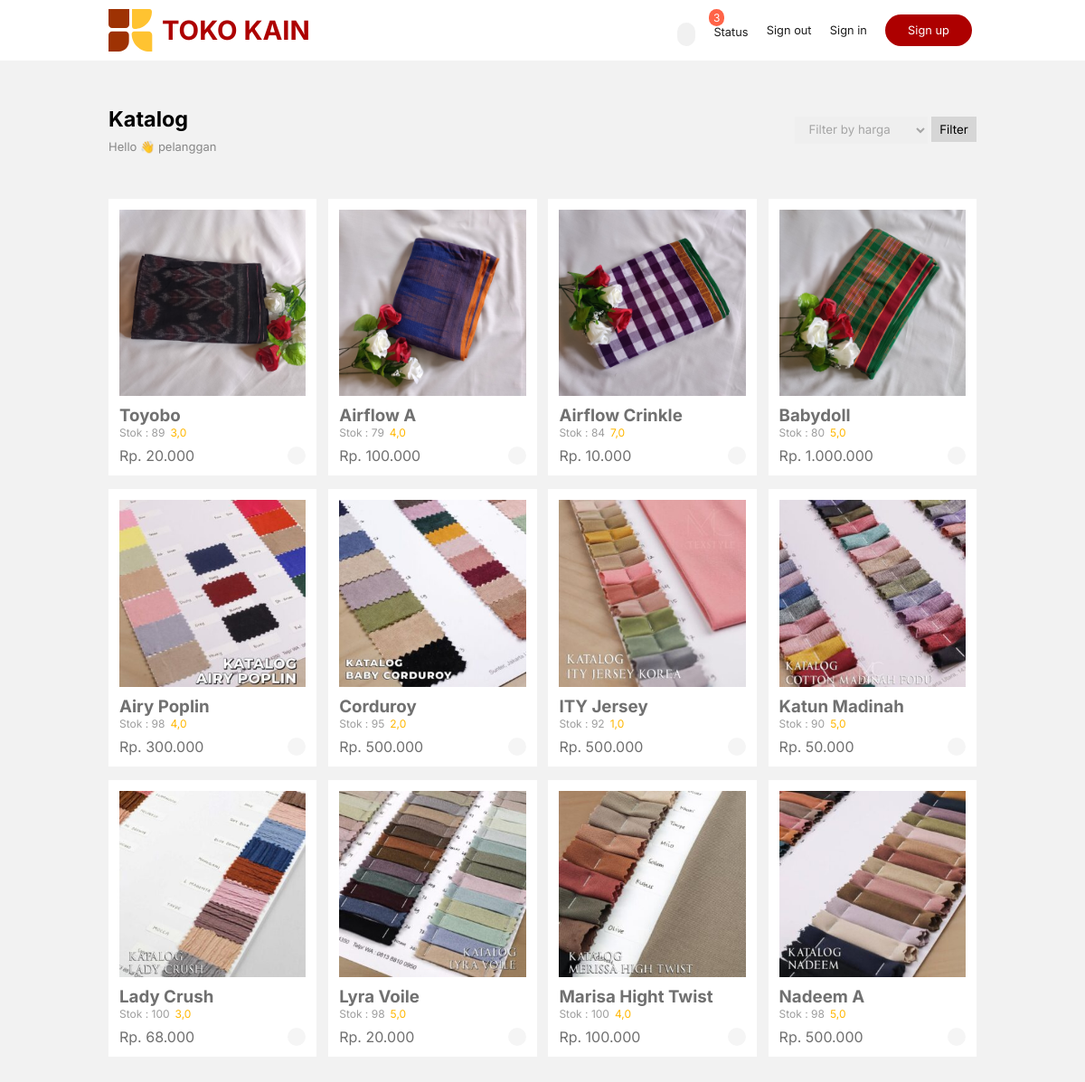
The app's page / (signed in) with its own data.
### greenstore_app/models.py (models this page shows, shortened)
class CustomUser(AbstractUser):
    nomor = models.CharField(max_length=20)
    alamat = models.CharField(max_length=255)

class Produk(models.Model):
    img_produk = models.ImageField(upload_to='produk')
    nama_produk = models.CharField(max_length=100)
    rettings = models.FloatField()
    harga = models.IntegerField()
    stok = models.IntegerField(default=0)

### greenstore_app/views.py (the view)
# urls.py: path('', ProdukListView.as_view(), name='index'),
class ProdukListView(ListView):
    model = Produk
    template_name = 'index.html'
    context_object_name = 'produk'
    def get_queryset(self):
        queryset = Produk.objects.all().order_by('-id')
        filter_type = self.request.GET.get('filter_type', '')
        if filter_type == 'termurah':
            queryset = queryset.order_by('harga')
        elif filter_type == 'termahal':
            queryset = queryset.order_by('-harga')
        return queryset

### templates/index.html (shortened to what this page needs)
{% load static %}
<!DOCTYPE html>
<html lang="en">
<head>
    <link rel="stylesheet" href="{%static 'css/main.css'%}">
</head>
<body>
    <nav>
        <div class="logo">
            <img src="{% static 'img/logo.svg' %}" alt="">
            <h3><a href="{% url 'index' %}" style="text-decoration: none; color: var(--dua)">TOKO KAIN</a></h3>
        </div>
        <div class="btncart">
            {% if request.user.is_authenticated %}
                <a href="{% url 'checkout' %}">
                    <p id="jlh">0</p>
                    <ion-icon name="cart" id="cartProduk"></ion-icon>
                </a>
                <a href="{% url 'status' %}">
                    <p id="statuspes">Status</p>
                </a>
                <a href="" class="signout" id="signout-btn">Sign out</a>
            {%else%}
                <a href="{% url 'checkout' %}">
                </a>
                <a href="{% url 'status' %}" id="statuspes" style="font-size: 20px; ">
                </a>
                <a href="" class="signout" id="signout-btn" style="pointer-events: none; cursor: none;">Sign out</a>
            {%endif%}
            <button class="signin" onclick="window.dialogsignin.showModal();" id="singin">Sign in</button>
            <button class="signup" onclick="window.dialogsignup.showModal();" id="signup">Sign up</button>
        </div>
    </nav>
    <div class="container">
        <div class="content1">
            <div class="title">
                <h3>Katalog</h3>
                <p>Hello 👋 {{user}}</p>
            </div>
            <form method="GET" action="{% url 'index' %}">
                <select name="filter_type" id="filter-type">
                    <option value="">Filter by harga</option>
                </select>
                <button type="submit">Filter</button>
            </form>
        </div>
        <div class="content2">
            {% for data in produk %}
                <div class="card">
                    <img src="{{data.img_produk.url}}" alt="">
                    <div class="ket">
                        <h3>{{data.nama_produk}}</h3>
                        <div id="reting">
                            <div class="stok">
                                <p>Stok : {{data.stok}}</p>
                            </div>
                            <a href="#" class="update-rettings-btn" data-produk-id="{{ data.id }}" style="text-decoration: none; color: rgb(255, 183, 0);">
                                {{ data.rettings }}
                            </a>
                        </div>
                        <p id="formatted-harga">Rp. {{data.harga}}</p>
                        <a href="#" class="beli-btn" data-produk-id="{{data.id}}">
                            <ion-icon name="bag-check" id="beli"></ion-icon>
                        </a>
                    </div>
                </div>
            {% endfor %}
        </div>
    </div>
</body>
</html>

### static/css/main.css (style rules this page uses)
:root { --satu: #FFC331; --dua: #ad0000; --vs-primary: 29 92 255; }
* { margin: 0; padding: 0; box-sizing: border-box; font-family: 'Inter', sans-serif; }
body { background-color: #F2F2F2; }
.btncart { width: 35%; display: flex; gap: 10px; justify-content: space-around; align-items: center; position: relative; }
#statuspes { display: inline-block; font-size: 0.8rem; color: #1e1e1e; background-color: transparent; border: none; }
.btncart button.signin { display: inline-block; font-size: 0.8rem; color: #1e1e1e; background-color: transparent; border: none; }
.btncart button.signup { display: inline-block; font-size: 0.8rem; color: #1e1e1e; background-color: transparent; border: none; padding: 10px 25px; border-radius: 50px; color: white; background-color: var(--dua); }
.btncart .signout { font-size: 0.8rem; color: #1e1e1e; }
.btncart #cartProduk { background-color: white; padding: 10px; width: 20px; height: 20px; border-radius: 50px; font-size:5px; cursor: pointer; background-color: rgb(241, 241, 241); }
.btncart #jlh { background-color: tomato; position: absolute; left: 40px; top: 0; color: white; padding: 2px 5px; text-align: center; border-radius: 50px; z-index: 99; font-size: 12px; }
nav a { text-decoration: none; color: rgb(87, 87, 87); }
nav { background-color: rgb(255, 255, 255); display: flex; justify-content: space-between; padding: 10px 120px; }
.logo { display: flex; align-items: center; gap: 10px; font-size: 25px; font-weight: 400; color: var(--dua); }
.logo h3 { color: var(--dua); }
.container { margin: 0 120px; }
.container .content1 { display: flex; justify-content: space-between; align-items: center; margin: 50px 0; }
.container .content1 .title { font-size: 20px; }
.container .content1 .title p { margin-top: 8px; font-size: 13px; color: rgb(135, 135, 135); }
.container .content1 select { height: 30px; border: none; color: rgb(165, 165, 165); padding: 4px 12px; }
.container .content1 form button { background-color: rgb(214, 214, 214); width: 50px; padding: 6px 8px; border: none; cursor: pointer; }
.container .content2 { display: flex; gap: 5px; justify-content: space-between; flex-wrap: wrap; margin-bottom: 50px; }
.container .content2 .card { background-color: rgb(255, 255, 255); color: #707070; width: 24%; padding: 12px; display: flex; margin-bottom: 10px; flex-direction: column; justify-content: center; }
.content2 .card img { width: 100%; height: 100%; background-size: cover; margin-bottom: 10px; }
.content2 .card .ket { position: relative; }
.content2 .card .ket #reting { margin-bottom: 8px; font-size: 12px; display: flex; gap: 6px; color: var(--satu); }
.content2 .card .ket #reting .stok { color: #9d9d9d; }
.content2 .card .ket .beli-btn { text-decoration: none; color: var(--dua); }
.content2 .card .ket #beli { position: absolute; right: 0; bottom: 0; background-color: rgb(245, 245, 245); padding: 10px; border-radius: 50px; cursor: pointer; }

### records on screen
CustomUser: username "pelanggan"
Produk: img_produk (picture), nama_produk "Toyobo", stok "89", rettings "3,0"
Produk: img_produk (picture), nama_produk "Airflow A", stok "79", rettings "4,0"
Produk: img_produk (picture), nama_produk "Airflow Crinkle", stok "84", rettings "7,0"
Produk: img_produk (picture), nama_produk "Babydoll", stok "80", rettings "5,0"
Produk: img_produk (picture), nama_produk "Airy Poplin", stok "98", rettings "4,0"
Produk: img_produk (picture), nama_produk "Corduroy", stok "95", rettings "2,0"
Produk: img_produk (picture), nama_produk "ITY Jersey", stok "92", rettings "1,0"
Produk: img_produk (picture), nama_produk "Katun Madinah", stok "90", rettings "5,0"
Produk: img_produk (picture), nama_produk "Lady Crush", stok "100", rettings "3,0"
Produk: img_produk (picture), nama_produk "Lyra Voile", stok "98", rettings "5,0"
Produk: img_produk (picture), nama_produk "Marisa Hight Twist", stok "100", rettings "4,0"
Produk: img_produk (picture), nama_produk "Nadeem A", stok "98", rettings "5,0"
